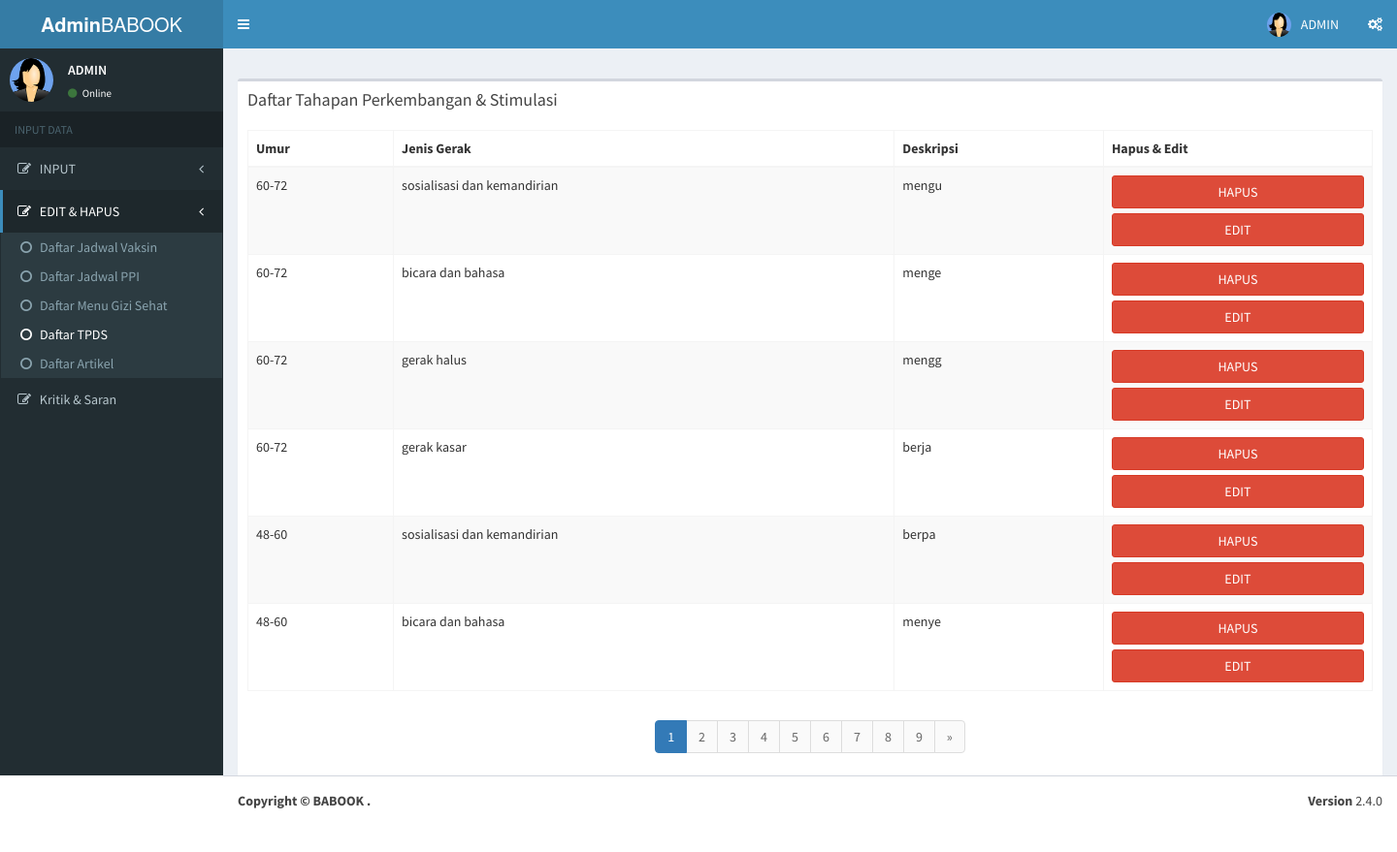
Page /ci319/assets/adminlte24/pages/forms/tampilkpsp.php (signed in) on the committed database.
### tables this page shows
CREATE TABLE `kpsp` (
  `id_kpsp` int(4) NOT NULL,
  `umur` varchar(20) NOT NULL,
  `gerak` varchar(30) DEFAULT NULL,
  `isi` text DEFAULT NULL
);

### fungsijadwal.php (called while the page is built, shortened)
<?php
$mysqli = mysqli_connect("localhost","root", "", "babook");
function query($query){
	global $mysqli;
	$result= mysqli_query($mysqli,$query) ;
	$rows=[];
	while ($row=mysqli_fetch_assoc($result)) {
		$rows[]=$row;
	}
	return $rows;
}
?>

### ci319/assets/adminlte24/pages/forms/tampilkpsp.php (the view, shortened to what this page needs)
<?php
require '../../../../../fungsijadwal.php';
  ?>
<!DOCTYPE html>
<html>
<head>
  <link rel="stylesheet" href="../../bower_components/bootstrap/dist/css/bootstrap.min.css">
  <link rel="stylesheet" href="../../bower_components/font-awesome/css/font-awesome.min.css">
  <link rel="stylesheet" href="../../bower_components/Ionicons/css/ionicons.min.css">
  <link rel="stylesheet" href="../../bower_components/bootstrap-daterangepicker/daterangepicker.css">
  <link rel="stylesheet" href="../../bower_components/bootstrap-datepicker/dist/css/bootstrap-datepicker.min.css">
  <link rel="stylesheet" href="../../plugins/iCheck/all.css">
  <link rel="stylesheet" href="../../bower_components/bootstrap-colorpicker/dist/css/bootstrap-colorpicker.min.css">
  <link rel="stylesheet" href="../../plugins/timepicker/bootstrap-timepicker.min.css">
  <link rel="stylesheet" href="../../bower_components/select2/dist/css/select2.min.css">
  <link rel="stylesheet" href="../../dist/css/AdminLTE.min.css">
  <link rel="stylesheet" href="../../dist/css/skins/_all-skins.min.css">
    <link rel="stylesheet" href="../../plugins/pace/pace.min.css">
</head>
<body class="hold-transition skin-blue sidebar-mini">
<div class="wrapper">
  <header class="main-header">
    <a href="welcome.php" class="logo">
      <span class="logo-lg"><b>Admin</b>BABOOK</span>
    </a>
    <nav class="navbar navbar-static-top">
      <a href="#" class="sidebar-toggle" data-toggle="push-menu" role="button">
      </a>
      <div class="navbar-custom-menu">
        <ul class="nav navbar-nav">
          <li class="dropdown user user-menu">
            <a href="#" class="dropdown-toggle" data-toggle="dropdown">
              <img src="../../dist/img/user.jpg" class="user-image" alt="User Image">
              <span class="hidden-xs">ADMIN</span>
            </a>
          </li>
          <li>
            <a href="#" data-toggle="control-sidebar"><i class="fa fa-gears"></i></a>
          </li>
        </ul>
      </div>
    </nav>
  </header>
  <aside class="main-sidebar">
    <section class="sidebar">
      <div class="user-panel">
        <div class="pull-left image">
          <img src="../../dist/img/user.jpg" class="img-circle" alt="User Image">
        </div>
        <div class="pull-left info">
          <p>ADMIN</p>
          <a href="#"><i class="fa fa-circle text-success"></i> Online</a>
        </div>
      </div>
      <ul class="sidebar-menu" data-widget="tree">
        <li class="header">INPUT DATA</li>
        <li class="treeview">
        <a href="#">
            <i class="fa fa-edit"></i> <span>INPUT</span>
            <span class="pull-right-container">
              <i class="fa fa-angle-left pull-right"></i>
            </span>
          </a>
        </li>
        <li class="treeview active">
         <a href="#">
            <i class="fa fa-edit"></i> <span>EDIT & HAPUS</span>
            <span class="pull-right-container">
              <i class="fa fa-angle-left pull-right"></i>
            </span>
          </a>
          <ul class="treeview-menu" style="display:block;">
             <li><a href="tampiljadwalvaksin.php"><i class="fa fa-circle-o"></i>Daftar Jadwal Vaksin</a></li>
              <li><a href="tampiljadwalppi.php"><i class="fa fa-circle-o"></i>Daftar Jadwal PPI</a></li>
              <li><a href="tampilmenu.php"><i class="fa fa-circle-o"></i>Daftar Menu Gizi Sehat</a></li>
              <li class="active"><a href="tampilkpsp.php"><i class="fa fa-circle-o"></i>Daftar TPDS</a></li>
               <li><a href="tampilartikel.php"><i class="fa fa-circle-o"></i>Daftar Artikel</a></li>
            </ul>
        </li>
          <li class="treeview">
         <a href="#">
            <i class="fa fa-edit"></i> <span>Kritik & Saran</span>
          </a>
    </li>
    </section>
  </aside>
  <div class="content-wrapper">
    <section class="content-header">
    </section>
    <section class="content">
      <div class="row">
        <div class="col-md-6">
            </div>
          </div>
<div class="box">
              <div class="box-header">
                <h3 class="box-title">Daftar Tahapan Perkembangan & Stimulasi</h3>
              </div>
              <?php
$jumlahDataPerHalaman = 6;
$jumlahData = count(query("SELECT * from kpsp order by id_kpsp desc"));
$jumlahHalaman = ceil($jumlahData / $jumlahDataPerHalaman);
$halamanAktif = (isset($_GET["halaman"]) ) ? $_GET["halaman"] : 1;
$awalData = ( $jumlahDataPerHalaman * $halamanAktif) - $jumlahDataPerHalaman;
$kpsp=query("SELECT * FROM kpsp order by id_kpsp desc limit $awalData, $jumlahDataPerHalaman");
 ?>
               <form>
              <div class="box-body">
                <table id="example1" class="table table-bordered table-striped">
                 <thead>
            <tr>
                <th>Umur</th>
                <th>Jenis Gerak</th>
                <th>Deskripsi</th>
                <th>Hapus & Edit</th>
               </tr>
            </thead>
              <tbody>
            <?php foreach ($kpsp as $row):  ?>
            <tr>
                <td><?= $row["umur"]; ?></td>
                 <td><?= $row["gerak"]; ?></td>
                <td><?= substr($row['isi'],0,5); ?></td>
                <td><a type="button" class="btn btn-block btn-danger" href="hapuskpsp.php?id_kpsp=<?= $row["id_kpsp"]; ?>">HAPUS</a><a type="button" class="btn btn-block btn-danger" href="updatekpsp.php?id_kpsp=<?= $row["id_kpsp"]; ?>">EDIT</a></td>
                </tr>
            <?php endforeach;?>
              </table>
          </div>
                <div class="text-center">
<nav aria-label="Page navigation example">
  <ul class="pagination justify-content-center">
<?php for ($i=1; $i<= $jumlahHalaman ; $i++) : ?>
  <li class="page-item active">
  <?php if ($i == $halamanAktif) : ?>
    <a class="page-link" href="?halaman=<?= $i; ?>"><?php echo $i; ?></a>
    <?php else : ?>
    </li>
    <li class="page-item">
      <a class="page-link" href="?halaman=<?= $i; ?>"><?php echo $i; ?></a>
    <?php endif; ?>
  </li>
<?php endfor; ?>
<?php if($halamanAktif < $jumlahHalaman) : ?>
  <li class="page-item">
  <a class="page-link" href="?halaman=<?= $halamanAktif + 1; ?>">
    <span>&raquo;</span>
  </a>
<?php endif; ?>
</li>
</ul>
</nav>
</div>
</div>
              </div>
            </div>
  <footer class="main-footer">
    <div class="pull-right hidden-xs">
      <b>Version</b> 2.4.0
    </div>
    <strong>Copyright &copy; BABOOK <a href="https://adminlte.io"></a>.</strong>
  </footer>
</body>
</html>

### rows in the picture
kpsp: umur "60-72", gerak "sosialisasi dan kemandirian", isi "mengu"
kpsp: umur "60-72", gerak "bicara dan bahasa", isi "menge"
kpsp: umur "60-72", gerak "gerak halus", isi "mengg"
kpsp: umur "60-72", gerak "gerak kasar", isi "berja"
kpsp: umur "48-60", gerak "sosialisasi dan kemandirian", isi "berpa"
kpsp: umur "48-60", gerak "bicara dan bahasa", isi "menye"
